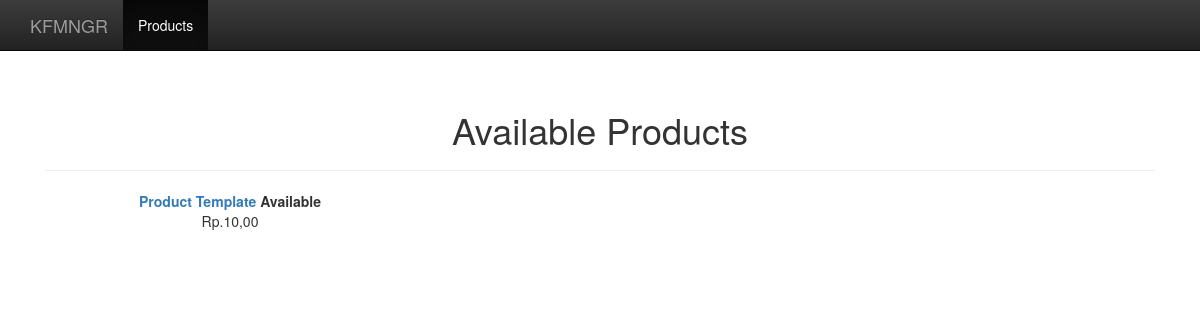
Before: /products/ with the older database file.
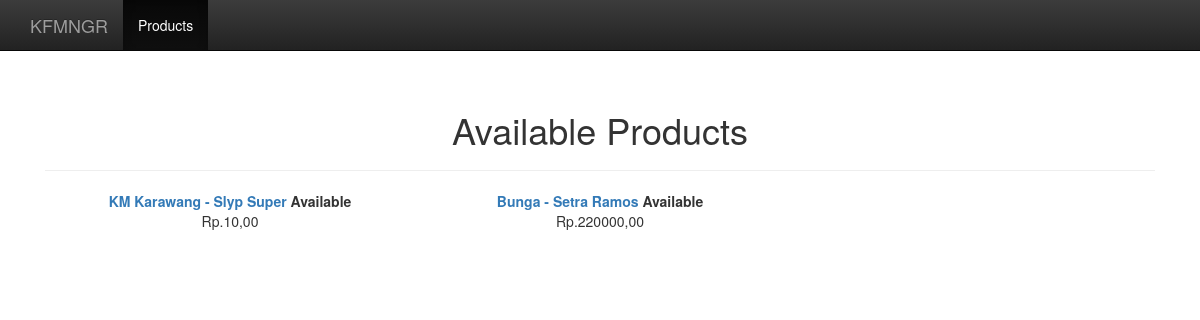
After: the same page with the newer database file.
### products/models.py (models this page shows, shortened)
class Product(models.Model):
    name = models.CharField(max_length=100)
    price = models.IntegerField(default=0)
    detail = models.CharField(max_length=100)
    weight = models.IntegerField(default=0)
    stock = models.IntegerField(default=0)
    @staticmethod
    def get_all_products():
        return Product.objects.all()

### products/views.py (the view)
# urls.py: url(r'^products/$', products),
def products(request):
    products = Product.get_all_products()
    return render(request, 'products.html', {'products':products})

### products/templates/products.html (shortened to what this page needs)
{% extends 'base.html' %}
{% block content %}
<h1>Available Products</h1>
<hr>
{% for product in products %}
<div class="col-md-4">
  <a href="/products/{{product.id}}"><b>{{ product.name }}</b></a>
  {% if product.stock < 1 %}
  <b style="color: red;">Sold Out</b>
  {% else %}
  <b>Available</b>
  {% endif %}
  <p>Rp.{{ product.price }},00</p>
</div>
{% endfor %}
{% endblock %}

### kfmngr/templates/base.html (shortened to what this page needs)
<!DOCTYPE html>
{% load staticfiles %}
<html lang="en">
  <head>
    <link rel="stylesheet" href="https://maxcdn.bootstrapcdn.com/bootstrap/3.3.7/css/bootstrap.min.css">
    <link rel="stylesheet" href="https://maxcdn.bootstrapcdn.com/bootstrap/3.3.7/css/bootstrap-theme.min.css">
    <link rel="stylesheet" href="{% static 'css/kfmngr-style.css' %}">
  </head>
  <body>
    <nav class="navbar navbar-inverse navbar-fixed-top">
      <div class="container">
        <div class="navbar-header">
          <a class="navbar-brand" href="#">KFMNGR</a>
        </div>
        <div id="navbar" class="collapse navbar-collapse">
          <ul class="nav navbar-nav">
            <li class="active"><a href="#">Products</a></li>
          </ul>
        </div>
      </div>
    </nav>
    <div class="container">
      <div class="centered-content">
        {% block content %}{% endblock %}
      </div>
    </div>
  </body>
</html>

### kfmngr/static/css/kfmngr-style.css (style rules this page uses)
body { padding-top: 50px; }
.centered-content { padding: 40px 15px; text-align: center; }

Changed rows visible on the page:
changed Product: name "Product Template" → "KM Karawang - Slyp Super"
added Product: name "Bunga - Setra Ramos", stock "Available", price "220000"
